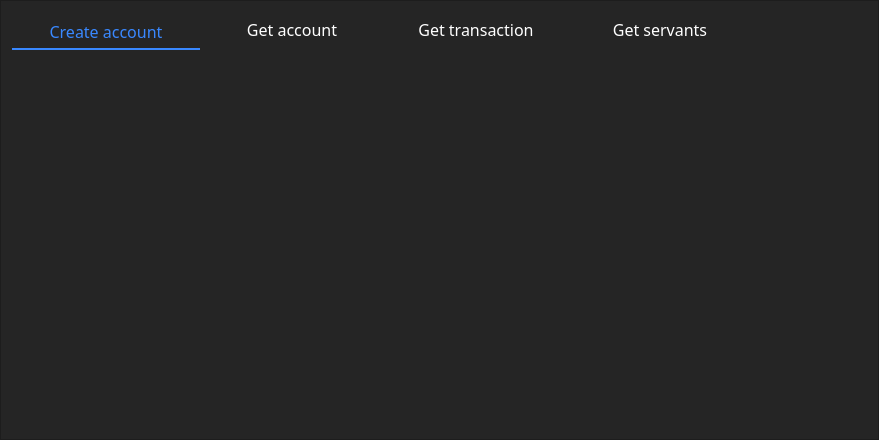
<?xml version="1.0" encoding="UTF-8"?>
<ui version="4.0">
 <class>AccountFrame</class>
 <widget class="QFrame" name="AccountFrame">
  <property name="geometry">
   <rect>
    <x>0</x>
    <y>0</y>
    <width>879</width>
    <height>440</height>
   </rect>
  </property>
  <property name="maximumSize">
   <size>
    <width>16777215</width>
    <height>16777215</height>
   </size>
  </property>
  <property name="windowTitle">
   <string>Frame</string>
  </property>
  <property name="styleSheet">
   <string notr="true">background-color: rgb(37, 37, 37);</string>
  </property>
  <property name="frameShape">
   <enum>QFrame::StyledPanel</enum>
  </property>
  <property name="frameShadow">
   <enum>QFrame::Raised</enum>
  </property>
  <layout class="QHBoxLayout" name="horizontalLayout_3">
   <item>
    <widget class="QTabWidget" name="tabWidget">
     <property name="font">
      <font>
       <family>Arial</family>
       <pointsize>14</pointsize>
      </font>
     </property>
     <property name="styleSheet">
      <string notr="true">QTabWidget::pane { /* The tab widget frame */
    border: 0px;
}

QTabWidget::tab-bar {
    alignment: center;
}

/* Style the tab using the tab sub-control. Note that
    it reads QTabBar _not_ QTabWidget */
QTabBar::tab {
    background-color: rgb(37, 37, 37);
	color: rgb(255, 255, 255);
    min-width: 8ex;
    padding: 2px;
	height: 30px;
	width: 180px;
	font-size: 16px;
	font-family: Trebuchet MS;
}

QTabBar::tab:hover {
	color: rgb(34, 120, 255);
}

QTabBar::tab:selected {
	color: rgb(57, 136, 255);
	border:2px solid rgb(57, 136, 255);
	border-bottom-color:rgb(57, 136, 255);
	border-left-color: transparent;
	border-top-color: transparent;
	border-right-color: transparent;
}

QTabBar::tab:first:selected {
    margin-left: 0; /* the first selected tab has nothing to overlap with on the left */
}

QTabBar::tab:last:selected {
    margin-right: 0; /* the last selected tab has nothing to overlap with on the right */
}

QTabBar::tab:only-one {
    margin: 0; /* if there is only one tab, we don't want overlapping margins */
}</string>
     </property>
     <property name="currentIndex">
      <number>0</number>
     </property>
     <property name="elideMode">
      <enum>Qt::ElideNone</enum>
     </property>
     <property name="usesScrollButtons">
      <bool>true</bool>
     </property>
     <widget class="QWidget" name="tabCreateAccount">
      <property name="font">
       <font>
        <pointsize>14</pointsize>
       </font>
      </property>
      <attribute name="title">
       <string>Create account</string>
      </attribute>
     </widget>
     <widget class="QWidget" name="tabGetAccount">
      <property name="font">
       <font>
        <pointsize>14</pointsize>
       </font>
      </property>
      <attribute name="title">
       <string>Get account</string>
      </attribute>
      <layout class="QHBoxLayout" name="horizontalLayout">
       <item>
        <layout class="QVBoxLayout" name="verticalLayout_3">
         <item>
          <widget class="QLabel" name="label">
           <property name="minimumSize">
            <size>
             <width>0</width>
             <height>40</height>
            </size>
           </property>
           <property name="font">
            <font>
             <family>Arial</family>
             <pointsize>16</pointsize>
            </font>
           </property>
           <property name="styleSheet">
            <string notr="true">background-color: rgb(37, 37, 37);
color: rgb(255, 255, 255);</string>
           </property>
           <property name="text">
            <string>Get account</string>
           </property>
          </widget>
         </item>
         <item>
          <widget class="QLineEdit" name="lineEditGetAccountName">
           <property name="minimumSize">
            <size>
             <width>0</width>
             <height>40</height>
            </size>
           </property>
           <property name="font">
            <font>
             <family>Arial</family>
             <pointsize>14</pointsize>
            </font>
           </property>
           <property name="styleSheet">
            <string notr="true">background-color: rgb(68, 67, 67);
color: rgb(255, 255, 255);
border-radius: 4px;</string>
           </property>
           <property name="text">
            <string/>
           </property>
           <property name="placeholderText">
            <string/>
           </property>
          </widget>
         </item>
         <item>
          <widget class="QPushButton" name="pushButtonGetAccount">
           <property name="minimumSize">
            <size>
             <width>0</width>
             <height>40</height>
            </size>
           </property>
           <property name="font">
            <font>
             <family>Arial</family>
             <pointsize>16</pointsize>
            </font>
           </property>
           <property name="styleSheet">
            <string notr="true">background-color: rgb(95, 94, 94);
color: rgb(255, 255, 255);
border-radius: 4px;</string>
           </property>
           <property name="text">
            <string>OK</string>
           </property>
          </widget>
         </item>
         <item>
          <spacer name="verticalSpacer">
           <property name="orientation">
            <enum>Qt::Vertical</enum>
           </property>
           <property name="sizeHint" stdset="0">
            <size>
             <width>20</width>
             <height>40</height>
            </size>
           </property>
          </spacer>
         </item>
        </layout>
       </item>
       <item>
        <layout class="QVBoxLayout" name="verticalLayout">
         <item>
          <widget class="QLabel" name="label_8">
           <property name="minimumSize">
            <size>
             <width>0</width>
             <height>40</height>
            </size>
           </property>
           <property name="maximumSize">
            <size>
             <width>16777215</width>
             <height>40</height>
            </size>
           </property>
           <property name="font">
            <font>
             <family>Arial</family>
             <pointsize>14</pointsize>
            </font>
           </property>
           <property name="styleSheet">
            <string notr="true">background-color: rgb(37, 37, 37);
color: rgb(255, 255, 255);</string>
           </property>
           <property name="text">
            <string>Input</string>
           </property>
          </widget>
         </item>
         <item>
          <widget class="QTextEdit" name="textEditGetAccountInput">
           <property name="font">
            <font>
             <family>Arial</family>
             <pointsize>16</pointsize>
            </font>
           </property>
           <property name="styleSheet">
            <string notr="true">background-color: rgb(68, 67, 67);
color: rgb(255, 255, 255);
border-radius: 4px;</string>
           </property>
           <property name="readOnly">
            <bool>true</bool>
           </property>
          </widget>
         </item>
         <item>
          <widget class="QLabel" name="label_9">
           <property name="minimumSize">
            <size>
             <width>0</width>
             <height>40</height>
            </size>
           </property>
           <property name="maximumSize">
            <size>
             <width>16777215</width>
             <height>40</height>
            </size>
           </property>
           <property name="font">
            <font>
             <family>Arial</family>
             <pointsize>14</pointsize>
            </font>
           </property>
           <property name="styleSheet">
            <string notr="true">background-color: rgb(37, 37, 37);
color: rgb(255, 255, 255);</string>
           </property>
           <property name="text">
            <string>Output</string>
           </property>
          </widget>
         </item>
         <item>
          <widget class="QTextEdit" name="textEditGetAccountOutput">
           <property name="font">
            <font>
             <family>Arial</family>
             <pointsize>14</pointsize>
            </font>
           </property>
           <property name="styleSheet">
            <string notr="true">background-color: rgb(68, 67, 67);
color: rgb(255, 255, 255);
border-radius: 4px;</string>
           </property>
           <property name="readOnly">
            <bool>true</bool>
           </property>
          </widget>
         </item>
        </layout>
       </item>
      </layout>
     </widget>
     <widget class="QWidget" name="tabGetTransaction">
      <property name="font">
       <font>
        <pointsize>14</pointsize>
       </font>
      </property>
      <attribute name="title">
       <string>Get transaction</string>
      </attribute>
      <layout class="QHBoxLayout" name="horizontalLayout_2">
       <item>
        <layout class="QVBoxLayout" name="verticalLayout_4">
         <item>
          <widget class="QLabel" name="label_2">
           <property name="minimumSize">
            <size>
             <width>0</width>
             <height>40</height>
            </size>
           </property>
           <property name="font">
            <font>
             <family>Arial</family>
             <pointsize>14</pointsize>
            </font>
           </property>
           <property name="styleSheet">
            <string notr="true">background-color: rgb(37, 37, 37);
color: rgb(255, 255, 255);</string>
           </property>
           <property name="text">
            <string>Get transactions</string>
           </property>
          </widget>
         </item>
         <item>
          <widget class="QLineEdit" name="lineEditGetTransactions">
           <property name="minimumSize">
            <size>
             <width>0</width>
             <height>40</height>
            </size>
           </property>
           <property name="font">
            <font>
             <family>Arial</family>
             <pointsize>14</pointsize>
            </font>
           </property>
           <property name="styleSheet">
            <string notr="true">background-color: rgb(68, 67, 67);
color: rgb(255, 255, 255);
border-radius: 4px;</string>
           </property>
           <property name="text">
            <string/>
           </property>
           <property name="placeholderText">
            <string/>
           </property>
          </widget>
         </item>
         <item>
          <widget class="QPushButton" name="pushButtonGetTransactions">
           <property name="minimumSize">
            <size>
             <width>0</width>
             <height>40</height>
            </size>
           </property>
           <property name="font">
            <font>
             <family>Arial</family>
             <pointsize>14</pointsize>
            </font>
           </property>
           <property name="styleSheet">
            <string notr="true">background-color: rgb(95, 94, 94);
color: rgb(255, 255, 255);
border-radius: 4px;</string>
           </property>
           <property name="text">
            <string>OK</string>
           </property>
          </widget>
         </item>
         <item>
          <spacer name="verticalSpacer_2">
           <property name="orientation">
            <enum>Qt::Vertical</enum>
           </property>
           <property name="sizeHint" stdset="0">
            <size>
             <width>20</width>
             <height>40</height>
            </size>
           </property>
          </spacer>
         </item>
        </layout>
       </item>
       <item>
        <layout class="QVBoxLayout" name="verticalLayout_5">
         <item>
          <widget class="QLabel" name="label_6">
           <property name="minimumSize">
            <size>
             <width>0</width>
             <height>40</height>
            </size>
           </property>
           <property name="maximumSize">
            <size>
             <width>16777215</width>
             <height>40</height>
            </size>
           </property>
           <property name="font">
            <font>
             <family>Arial</family>
             <pointsize>14</pointsize>
            </font>
           </property>
           <property name="styleSheet">
            <string notr="true">background-color: rgb(37, 37, 37);
color: rgb(255, 255, 255);</string>
           </property>
           <property name="text">
            <string>Input</string>
           </property>
          </widget>
         </item>
         <item>
          <widget class="QTextEdit" name="textEditGetTransactionsInput">
           <property name="font">
            <font>
             <family>Arial</family>
             <pointsize>14</pointsize>
            </font>
           </property>
           <property name="styleSheet">
            <string notr="true">background-color: rgb(68, 67, 67);
color: rgb(255, 255, 255);
border-radius: 4px;</string>
           </property>
           <property name="readOnly">
            <bool>true</bool>
           </property>
          </widget>
         </item>
         <item>
          <widget class="QLabel" name="label_7">
           <property name="minimumSize">
            <size>
             <width>0</width>
             <height>40</height>
            </size>
           </property>
           <property name="maximumSize">
            <size>
             <width>16777215</width>
             <height>40</height>
            </size>
           </property>
           <property name="font">
            <font>
             <family>Arial</family>
             <pointsize>14</pointsize>
            </font>
           </property>
           <property name="styleSheet">
            <string notr="true">background-color: rgb(37, 37, 37);
color: rgb(255, 255, 255);</string>
           </property>
           <property name="text">
            <string>Output</string>
           </property>
          </widget>
         </item>
         <item>
          <widget class="QTextEdit" name="textEditGetTransactionsOutput">
           <property name="font">
            <font>
             <family>Arial</family>
             <pointsize>14</pointsize>
            </font>
           </property>
           <property name="styleSheet">
            <string notr="true">background-color: rgb(68, 67, 67);
color: rgb(255, 255, 255);
border-radius: 4px;</string>
           </property>
           <property name="readOnly">
            <bool>true</bool>
           </property>
          </widget>
         </item>
        </layout>
       </item>
      </layout>
     </widget>
     <widget class="QWidget" name="tabGetServents">
      <property name="font">
       <font>
        <pointsize>14</pointsize>
       </font>
      </property>
      <attribute name="title">
       <string>Get servants</string>
      </attribute>
      <layout class="QHBoxLayout" name="horizontalLayout_4">
       <item>
        <layout class="QVBoxLayout" name="verticalLayout_6">
         <item>
          <widget class="QLabel" name="label_3">
           <property name="minimumSize">
            <size>
             <width>0</width>
             <height>40</height>
            </size>
           </property>
           <property name="font">
            <font>
             <family>Arial</family>
             <pointsize>14</pointsize>
            </font>
           </property>
           <property name="styleSheet">
            <string notr="true">background-color: rgb(37, 37, 37);
color: rgb(255, 255, 255);</string>
           </property>
           <property name="text">
            <string>Get servants</string>
           </property>
          </widget>
         </item>
         <item>
          <widget class="QLineEdit" name="lineEditGetServants">
           <property name="minimumSize">
            <size>
             <width>0</width>
             <height>40</height>
            </size>
           </property>
           <property name="font">
            <font>
             <family>Arial</family>
             <pointsize>14</pointsize>
            </font>
           </property>
           <property name="styleSheet">
            <string notr="true">background-color: rgb(68, 67, 67);
color: rgb(255, 255, 255);
border-radius: 4px;</string>
           </property>
           <property name="placeholderText">
            <string/>
           </property>
          </widget>
         </item>
         <item>
          <widget class="QPushButton" name="pushButtonGetServants">
           <property name="minimumSize">
            <size>
             <width>0</width>
             <height>40</height>
            </size>
           </property>
           <property name="font">
            <font>
             <family>Arial</family>
             <pointsize>14</pointsize>
            </font>
           </property>
           <property name="styleSheet">
            <string notr="true">background-color: rgb(95, 94, 94);
color: rgb(255, 255, 255);
border-radius: 4px;</string>
           </property>
           <property name="text">
            <string>OK</string>
           </property>
          </widget>
         </item>
         <item>
          <spacer name="verticalSpacer_3">
           <property name="orientation">
            <enum>Qt::Vertical</enum>
           </property>
           <property name="sizeHint" stdset="0">
            <size>
             <width>20</width>
             <height>40</height>
            </size>
           </property>
          </spacer>
         </item>
        </layout>
       </item>
       <item>
        <layout class="QVBoxLayout" name="verticalLayout_7">
         <item>
          <widget class="QLabel" name="label_4">
           <property name="minimumSize">
            <size>
             <width>0</width>
             <height>40</height>
            </size>
           </property>
           <property name="maximumSize">
            <size>
             <width>16777215</width>
             <height>40</height>
            </size>
           </property>
           <property name="font">
            <font>
             <family>Arial</family>
             <pointsize>14</pointsize>
            </font>
           </property>
           <property name="styleSheet">
            <string notr="true">background-color: rgb(37, 37, 37);
color: rgb(255, 255, 255);</string>
           </property>
           <property name="text">
            <string>Input</string>
           </property>
          </widget>
         </item>
         <item>
          <widget class="QTextEdit" name="textEditGetServantsInput">
           <property name="font">
            <font>
             <family>Arial</family>
             <pointsize>14</pointsize>
            </font>
           </property>
           <property name="styleSheet">
            <string notr="true">background-color: rgb(68, 67, 67);
color: rgb(255, 255, 255);
border-radius: 4px;</string>
           </property>
          </widget>
         </item>
         <item>
          <widget class="QLabel" name="label_5">
           <property name="minimumSize">
            <size>
             <width>0</width>
             <height>40</height>
            </size>
           </property>
           <property name="maximumSize">
            <size>
             <width>16777215</width>
             <height>40</height>
            </size>
           </property>
           <property name="font">
            <font>
             <family>Arial</family>
             <pointsize>14</pointsize>
            </font>
           </property>
           <property name="styleSheet">
            <string notr="true">background-color: rgb(37, 37, 37);
color: rgb(255, 255, 255);</string>
           </property>
           <property name="text">
            <string>Output</string>
           </property>
          </widget>
         </item>
         <item>
          <widget class="QTextEdit" name="textEditGetServantsOutput">
           <property name="font">
            <font>
             <family>Arial</family>
             <pointsize>14</pointsize>
            </font>
           </property>
           <property name="styleSheet">
            <string notr="true">background-color: rgb(68, 67, 67);
color: rgb(255, 255, 255);
border-radius: 4px;</string>
           </property>
           <property name="readOnly">
            <bool>true</bool>
           </property>
          </widget>
         </item>
        </layout>
       </item>
      </layout>
     </widget>
    </widget>
   </item>
  </layout>
 </widget>
 <resources/>
 <connections/>
</ui>
